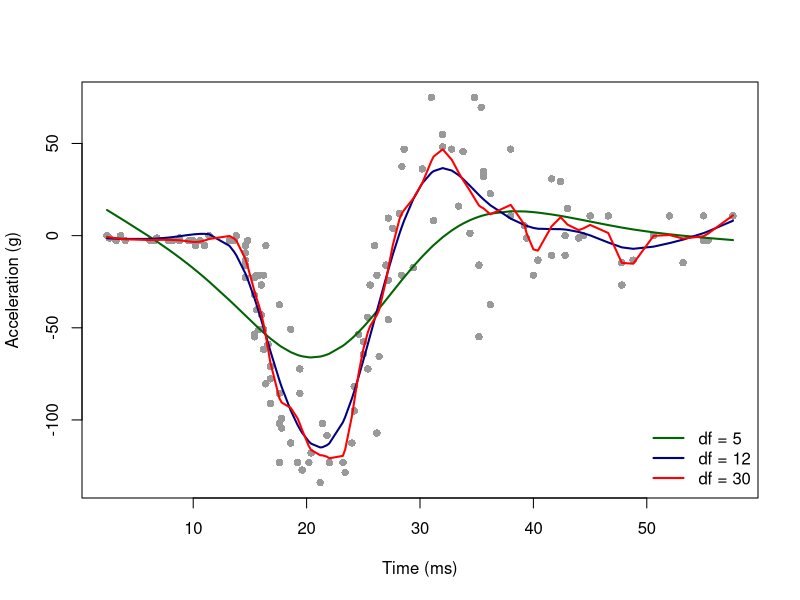

This chart was generated by the following R code:
## ---- chunk 1
knitr::opts_chunk$set(echo = TRUE, message = FALSE, warning = FALSE,
                      fig.width = 7, fig.height = 4.2)
## ---- chunk 2
library(MASS)
data(mcycle)
x <- mcycle$times
y <- mcycle$accel
n <- length(y)
## ---- chunk 3
ss_gcv <- smooth.spline(x, y)
ss_cv <- suppressWarnings(smooth.spline(x, y, cv = TRUE))
rbind(GCV = c(df = ss_gcv$df, lambda = ss_gcv$lambda),
      CV = c(df = ss_cv$df, lambda = ss_cv$lambda))
## ---- chunk 4
fits <- lapply(c(5, 12, 30), function(df) smooth.spline(x, y, df = df))
sapply(fits, function(f) c(df = f$df, lambda = f$lambda))
plot(x, y, pch = 16, col = "grey60", xlab = "Time (ms)", ylab = "Acceleration (g)")
for (k in 1:3) lines(fits[[k]], col = c("darkgreen", "navy", "red")[k], lwd = 2)
legend("bottomright", bty = "n", lwd = 2, col = c("darkgreen", "navy", "red"),
       legend = paste("df =", c(5, 12, 30)))
## ---- chunk 5
summary(ss_gcv$lev)
c(sum_lev = sum(ss_gcv$lev), df = ss_gcv$df)
## ---- chunk 6
q <- 3
K <- 30
knots <- quantile(unique(x), probs = (1:K) / (K + 1))
xs <- x / max(x)                                  # rescale to [0, 1] for conditioning
ks <- knots / max(x)
X <- cbind(outer(xs, 0:q, `^`), outer(xs, ks, function(u, k) pmax(u - k, 0)^q))
P <- diag(c(rep(0, q + 1), rep(1, K)))
tp_fit <- function(lambda) {
  A <- crossprod(X) + lambda * P
  S <- X %*% solve(A, t(X))
  f <- drop(S %*% y); edf <- sum(diag(S)); rss <- sum((y - f)^2)
  c(edf = edf, GCV = n * rss / (n - edf)^2)
}
loglam <- seq(-10, 0, by = 0.05)
crit <- t(sapply(loglam, function(l) tp_fit(10^l)))
crit[which.min(crit[, "GCV"]), ]
## ---- chunk 7
tp_fit(1e8)["edf"]
